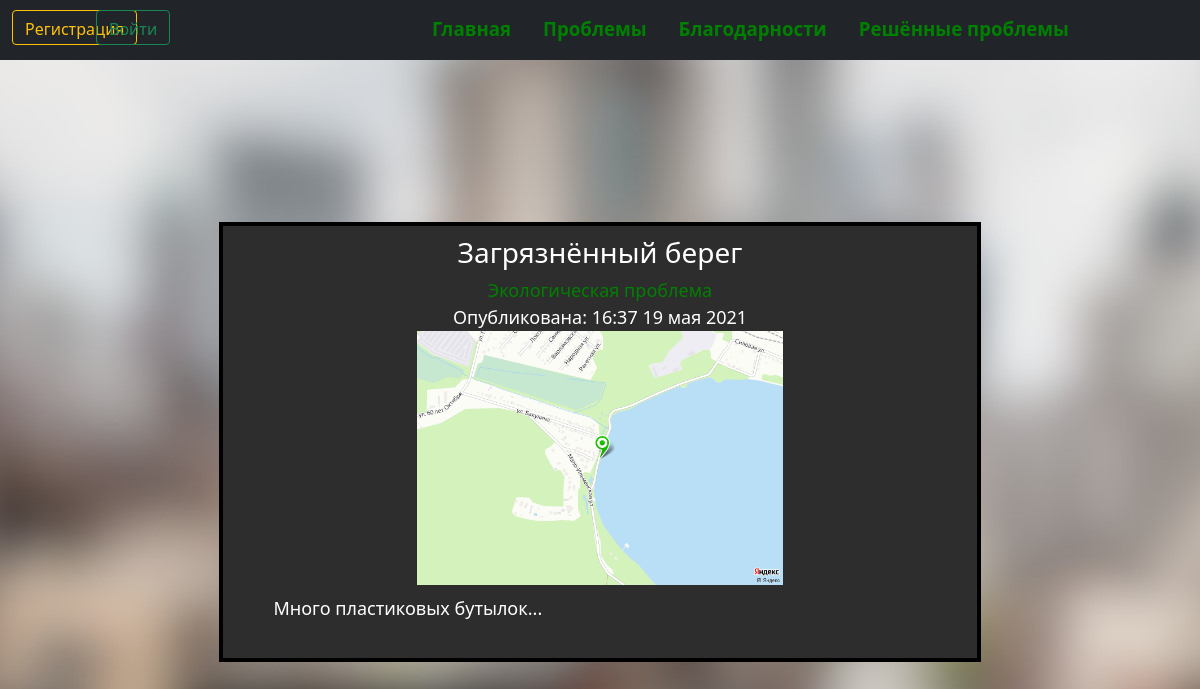
The page /problem/4 on the database its author committed.
### data/complaints.py (models this page shows, shortened)
class Complaint(SqlAlchemyBase, UserMixin, SerializerMixin):
    __tablename__ = 'complaints'
    id = sqlalchemy.Column(sqlalchemy.Integer, primary_key=True, autoincrement=True)
    name = sqlalchemy.Column(sqlalchemy.String, nullable=True)
    description = sqlalchemy.Column(sqlalchemy.String, nullable=True)
    photo = sqlalchemy.Column(sqlalchemy.BLOB, nullable=True)
    coordinates = sqlalchemy.Column(sqlalchemy.String, nullable=True)
    n_confirmation = sqlalchemy.Column(sqlalchemy.Integer, nullable=True, default=0)
    category = sqlalchemy.Column(sqlalchemy.String, nullable=True)
    modifed_date = sqlalchemy.Column(sqlalchemy.DateTime, default=datetime.datetime.now)

### app.py (the view)
@app.route('/problem/<int:id_problem>', methods=['GET', 'POST'])
def problem(id_problem):
    if request.method == "POST":
        request_processing(request.form)
    is_problem = db_sess.query(Complaint).filter(Complaint.id == id_problem).first()
    diction = shaping_dictionary(is_problem)
    return render_template(
        'problem.html', diction=diction, title=is_problem.name)

### constants.py (called while the page is built)
def transformation_date(date):
    date = date.split(' ')
    month = {'01': 'января', '02': 'февраля', '03': 'марта', '04': 'апреля', '05': 'мая', '06': 'июня',
             '07': 'июля', '08': 'августа', '09': 'сентября', '10': 'октября', '11': 'ноября', '12': 'декабря'}
    mod_date = f'{date[1].split(":")[0]}:{date[1].split(":")[1]} {date[0].split("-")[2]} {month[date[0].split("-")[1]]} {date[0].split("-")[0]}'
    return mod_date

def recording_img(i_id, i_photo, pape_name='img_problems'):
    if f'{i_id}.jpg' not in os.listdir(f'static/img/{pape_name}'):
        write_to_file(i_photo, f'static/img/{pape_name}/{i_id}.jpg')

### templates/problem.html (shortened to what this page needs)
{% extends "base.html" %}
{% block content %}
    <div class="object-area">
        <section>
            <article class="cell">
                <div style="text-align: center;">
                    <h3>{{ diction['name'] }}</h3>
                        <div style="color: {{ diction['color'] }}">{{ diction['category'] }} проблема</div>
                        <div>Опубликована: {{ diction['date'] }}</div>
                        <img src="../static/img/img_problems/{{ diction['id'] }}.jpg" class="centr">
                        <p class="text-problem">  {{ diction['text'] }}</p>
                </div>
            </article>
        </section>
        </div>
{% endblock %}

### rows shown on the page
Complaint: name "Загрязнённый берег", category "Экологическая", text "Много пластиковых бутылок..."

### other values the page prints
{{ diction['date'] }} "16:37 19 мая 2021"
